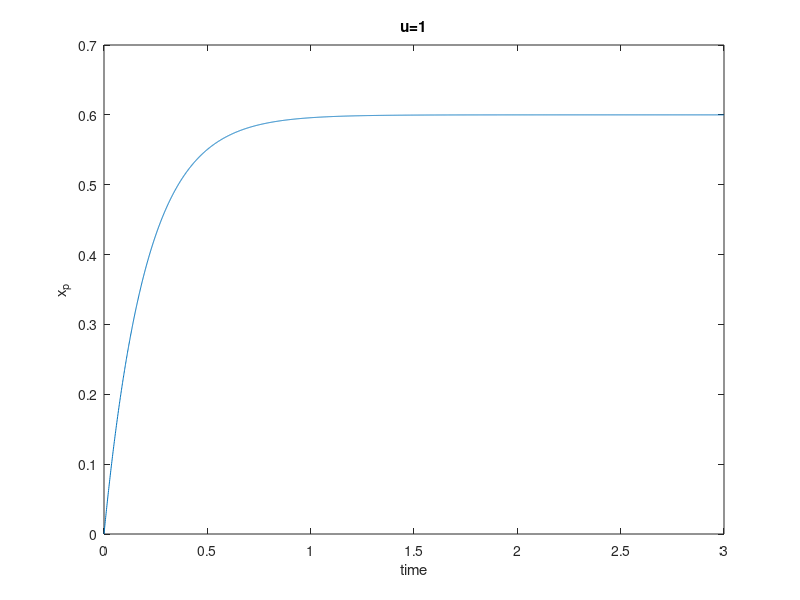
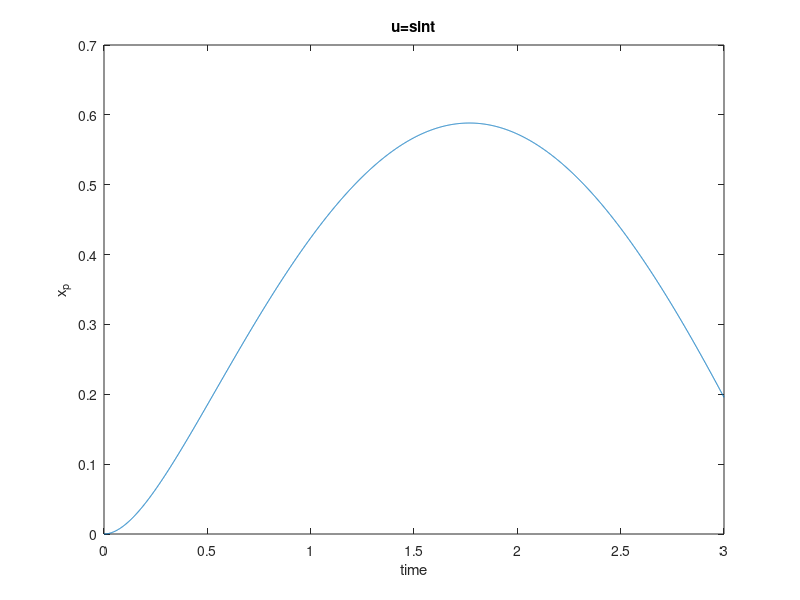
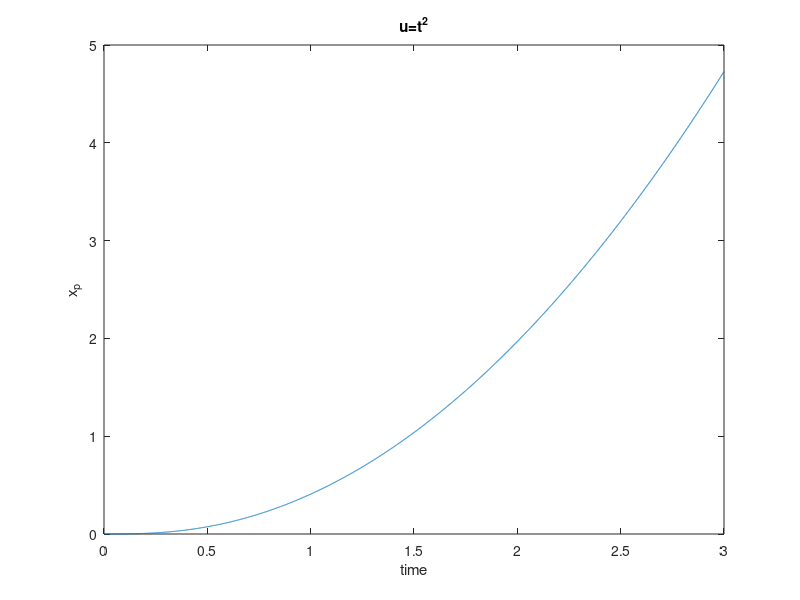
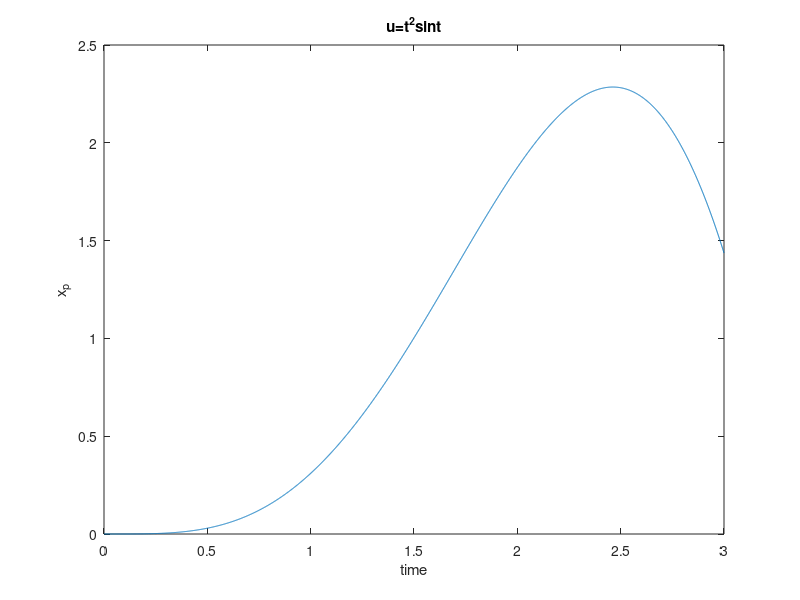

Write MATLAB code to recreate these figures, in order.
clear
close all
% 基本參數
a_p = -5;
k_p = 3 ;
u   = 1 ;
% 設定X軸畫圖間隔大小，以每0.001秒畫一次
h   = 0.001;
% 總共取3秒為畫圖區間，間隔為h
t   = 0:h:3; 
% 設定微分方程初始值x(t=0)=0
x1   = 0;
% 利用backward difference計算微分，x'=(x(t)-x(t-h))/h
% 原式可改寫成(x(t)-x(t-h))/h = ax(t)+ku，移項整理後使用迴圈將x(t)求出
for ii = 2:length(t)
    x1(ii) = (x1(ii-1) + h*k_p*u)/(1-a_p*h);
end
% 將x對t畫圖
figure
plot(t,x1)
% 依序設置圖片標題、命名X軸、命名Y軸
title('u=1')
xlabel('time')
ylabel('x_p')
% 變更u函數
u  = sin(t);
x2 = 0;
for ii = 2:length(t)
    x2(ii) = (x2(ii-1) + h*k_p*u(ii))/(1-a_p*h);
end
figure
plot(t,x2)
title('u=sint')
xlabel('time')
ylabel('x_p')
% 變更u函數
u  = t.^2;
x3 = 0;
for ii = 2:length(t)
    x3(ii) = (x3(ii-1) + h*k_p*u(ii))/(1-a_p*h);
end
figure
plot(t,x3)
title('u=t^2')
xlabel('time')
ylabel('x_p')
% 變更u函數
u  = t.^2.*sin(t);
x4 = 0;
for ii = 2:length(t)
    x4(ii) = (x4(ii-1) + h*k_p*u(ii))/(1-a_p*h);
end
figure
plot(t,x4)
title('u=t^2sint')
xlabel('time')
ylabel('x_p')
% 將不同的u繪製在同一張圖
figure
plot(t,x1,t,x2,t,x3,t,x4)
legend('u=1','u=sint','u=t^2','u=t^2sint')
xlabel('time')
ylabel('x_p')
